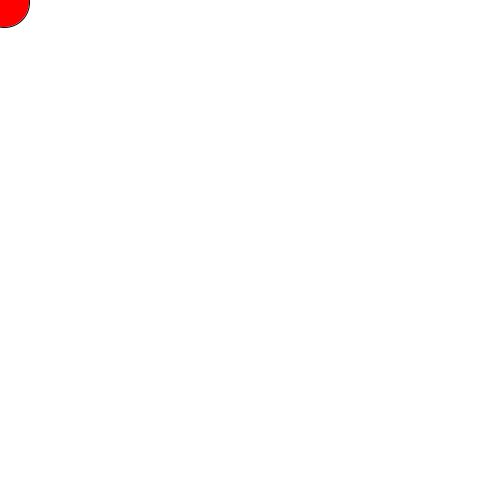
Frame 1 (no input)
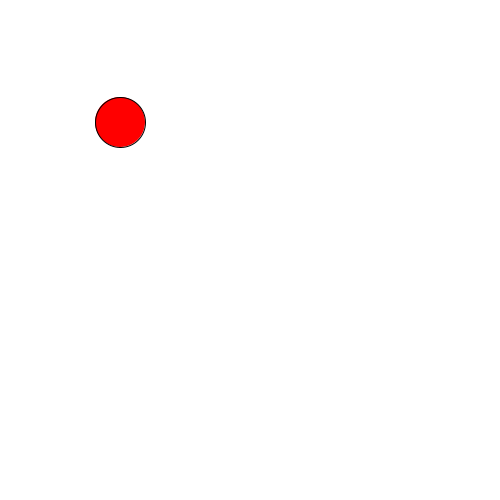
Frame 60 (the mouse pressed at the canvas centre just before this capture)
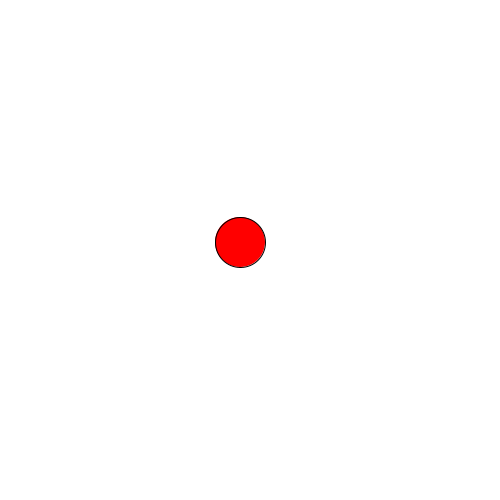
Frame 120 (the mouse held since frame 60 and released just before this capture)

The Processing sketch that drew these frames (run headless with seeded random() and noise(); from frame 60 on, the mouse is pressed at the canvas centre):

// Processing sketch: processing_104919
// ── processing_104919.pde

//All hail Daniel Shiffman!
//Used one of Daniel's code as base and adapted it, still need more explanation on this.  

//Declare variables
int x;
int y;
int xVel;
int yVel;

//Setup Function
void setup() {
  size(500,500);
  x = 0;
  y = 0;
  xVel = 2;
  yVel = 2;
  
}

//Draw Function
void draw() {
  background(255); 
  
  y = x + yVel;
  x = y + xVel;
  
  if ( y > 475  || y < 0 ) { 
   yVel = yVel * -1;
  }
  
  else 
  
  if ( x > 0  || x < 475 ) { 
   xVel = xVel * -1;
  }
  
  fill(255,0,0); 
  ellipse(x, y, 50, 50); 
}

// Code i used as refrence

// Learning Processing
// Daniel Shiffman
// http://www.learningprocessing.com

// Example 5-6: Bouncing Ball
//int x = 0;
//int speed = 1;

//void setup() {
  //size(200,200);
  //smooth();
//}

//void draw() {
  //background(255);

  // Add the current speed to the x location.
  //x = x + speed;

  // Remember, || means "or."
  //if ((x > width) || (x < 0)) {
    // If the object reaches either edge, multiply speed by -1 to turn it around.
    //speed = speed * -1;
  //}

  // Display circle at x location
  //stroke(0);
  //fill(175);
  //ellipse(x,100,32,32);
//}
